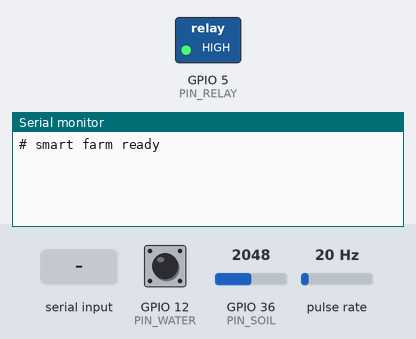
The sketch below on a simulated ESP32. Shown: switched loads named in the sketch (green lamp = pin HIGH), the last lines printed to the serial monitor. Wiring (inferred from the names in the program): pulse sensor: data GPIO 14. Inputs (shaded band) come from the test bench; at power-on: GPIO 12 (PIN_WATER) HIGH, GPIO 36 (PIN_SOIL) = 2048, pulse rate 20 Hz.

Above: at 1.2 s.
1.3 s: GPIO 12 (PIN_WATER) pulled LOW for 1 s
At 3.0 s:
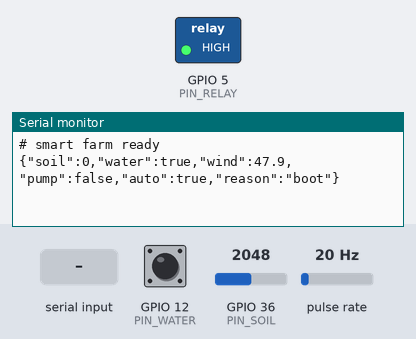
5.3 s: "PUMP ON\n" received over Serial
At 6.6 s:
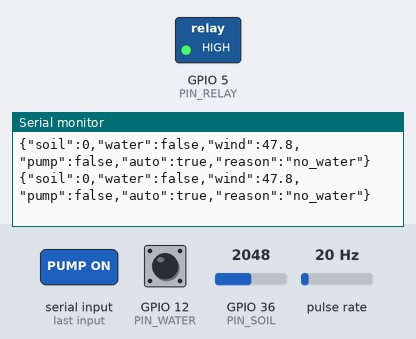
7.5 s: "PUMP OFF\n" received over Serial
At 8.4 s:
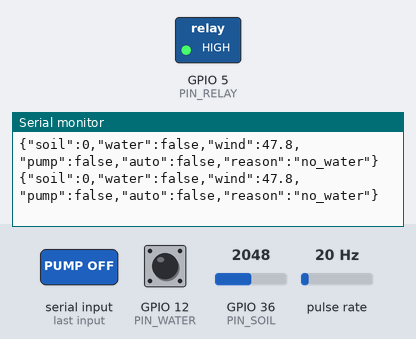
9.5 s: GPIO 12 (PIN_WATER) pulled LOW for 1 s
At 11.4 s:
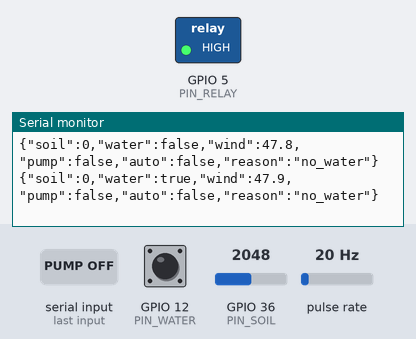

Measured:
- after the input at 1.3 s, the serial monitor: prints a new line after 0.72 s (image 1)
- after the input at 5.3 s, the serial monitor: prints a new line at once (image 2)
- after the input at 7.5 s, the serial monitor: prints a new line at once (image 3)
- after the input at 9.5 s, the serial monitor: prints a new line after 0.55 s (image 4)

The sketch:

smart_farm.ino
```cpp
/*
 * المزرعة الذكية - ESP8266 (NodeMCU / Wemos D1 mini)
 *
 * الحساسات والمخرجات (عدّل الأرقام حسب توصيلك):
 *   حساس رطوبة التربة (تناظري)  -> A0
 *   حساس مستوى الماء (عوامة)    -> D6 (GPIO12)  [LOW = الماء موجود عند التوصيل بين D6 و GND]
 *   حساس الرياح (أنيموميتر نبضي) -> D5 (GPIO14)
 *   ريلاي المضخة                 -> D1 (GPIO5)
 *
 * ملاحظة: ESP8266 فيه مدخل تناظري واحد فقط (A0) لذلك مستوى الماء والرياح رقميان.
 *
 * الاتصال التسلسلي 115200:
 *   يرسل كل ثانيتين سطر JSON.
 *   أوامر الاستقبال (سطر نصي):  PUMP ON | PUMP OFF | AUTO ON | AUTO OFF | STATUS
 */

#include <Arduino.h>

// ---------------- الإعدادات ----------------
const uint8_t PIN_SOIL   = A0;
const uint8_t PIN_WATER  = 12;   // D6
const uint8_t PIN_WIND   = 14;   // D5
const uint8_t PIN_RELAY  = 5;    // D1

const bool RELAY_ACTIVE_LOW = true;   // معظم وحدات الريلاي تعمل عند LOW

// معايرة رطوبة التربة (اقرأ القيمة في الهواء ثم في الماء وعدّلها)
const int SOIL_RAW_DRY = 1024;   // قراءة التربة الجافة/الهواء
const int SOIL_RAW_WET = 400;    // قراءة التربة المبللة/الماء

const bool WATER_PRESENT_IS_LOW = true;  // العوامة تغلق على GND عند وجود الماء

// الأنيموميتر: كم كم/س لكل نبضة في الثانية (راجع مواصفات حساسك)
const float WIND_KMH_PER_HZ = 2.4;

// منطق الري التلقائي
const int   SOIL_ON_BELOW_PCT   = 35;     // شغّل المضخة إذا الرطوبة أقل
const int   SOIL_OFF_ABOVE_PCT  = 55;     // أوقفها إذا الرطوبة أعلى
const float WIND_MAX_KMH        = 30.0;   // لا تسقِ مع رياح أقوى
const unsigned long PUMP_MAX_MS = 30000UL;   // أقصى تشغيل متواصل
const unsigned long PUMP_COOLDOWN_MS = 60000UL; // راحة بعد الحد الأقصى
const unsigned long REPORT_MS   = 2000UL;
// --------------------------------------------

volatile unsigned long windPulses = 0;
bool pumpOn = false;
bool autoMode = true;
unsigned long pumpStart = 0, pumpStopped = 0, lastReport = 0, lastWindCalc = 0;
float windKmh = 0;
int soilPct = 0;
bool waterOk = false;
String reason = "boot";

void IRAM_ATTR onWindPulse() { windPulses++; }

void setPump(bool on, const char* why) {
  if (on == pumpOn) return;
  pumpOn = on;
  reason = why;
  digitalWrite(PIN_RELAY, (on ^ RELAY_ACTIVE_LOW) ? HIGH : LOW);
  if (on) pumpStart = millis(); else pumpStopped = millis();
}

void readSensors() {
  long sum = 0;
  for (int i = 0; i < 8; i++) { sum += analogRead(PIN_SOIL); delay(2); }
  int raw = sum / 8;
  soilPct = constrain(map(raw, SOIL_RAW_DRY, SOIL_RAW_WET, 0, 100), 0, 100);

  bool lvl = digitalRead(PIN_WATER);
  waterOk = WATER_PRESENT_IS_LOW ? (lvl == LOW) : (lvl == HIGH);

  unsigned long now = millis();
  if (now - lastWindCalc >= 1000) {
    noInterrupts(); unsigned long p = windPulses; windPulses = 0; interrupts();
    float hz = p * 1000.0 / (now - lastWindCalc);
    windKmh = hz * WIND_KMH_PER_HZ;
    lastWindCalc = now;
  }
}

void autoControl() {
  unsigned long now = millis();
  // حماية: لا مضخة بدون ماء (حتى في اليدوي)
  if (pumpOn && !waterOk) { setPump(false, "no_water"); return; }
  if (pumpOn && now - pumpStart >= PUMP_MAX_MS) { setPump(false, "max_run"); return; }
  if (!autoMode) return;

  if (pumpOn) {
    if (soilPct >= SOIL_OFF_ABOVE_PCT) setPump(false, "soil_ok");
    else if (windKmh > WIND_MAX_KMH)   setPump(false, "wind");
  } else {
    bool cooled = (pumpStopped == 0) || (now - pumpStopped >= PUMP_COOLDOWN_MS);
    if (soilPct <= SOIL_ON_BELOW_PCT && waterOk && windKmh <= WIND_MAX_KMH && cooled)
      setPump(true, "soil_dry");
  }
}

void report() {
  Serial.printf("{\"soil\":%d,\"water\":%s,\"wind\":%.1f,\"pump\":%s,\"auto\":%s,\"reason\":\"%s\"}\n",
                soilPct, waterOk ? "true" : "false", windKmh,
                pumpOn ? "true" : "false", autoMode ? "true" : "false", reason.c_str());
}

void handleSerial() {
  if (!Serial.available()) return;
  String cmd = Serial.readStringUntil('\n');
  cmd.trim(); cmd.toUpperCase();
  if (cmd == "PUMP ON") {
    if (waterOk) { autoMode = false; setPump(true, "manual"); } else reason = "no_water";
  } else if (cmd == "PUMP OFF") { autoMode = false; setPump(false, "manual"); }
  else if (cmd == "AUTO ON")  autoMode = true;
  else if (cmd == "AUTO OFF") autoMode = false;
  report();
}

void setup() {
  Serial.begin(115200);
  pinMode(PIN_RELAY, OUTPUT);
  digitalWrite(PIN_RELAY, RELAY_ACTIVE_LOW ? HIGH : LOW);  // المضخة مطفأة
  pinMode(PIN_WATER, INPUT_PULLUP);
  pinMode(PIN_WIND, INPUT_PULLUP);
  attachInterrupt(digitalPinToInterrupt(PIN_WIND), onWindPulse, FALLING);
  lastWindCalc = millis();
  Serial.println("\n# smart farm ready");
}

void loop() {
  handleSerial();
  readSensors();
  autoControl();
  if (millis() - lastReport >= REPORT_MS) { lastReport = millis(); report(); }
  delay(20);
}
```
